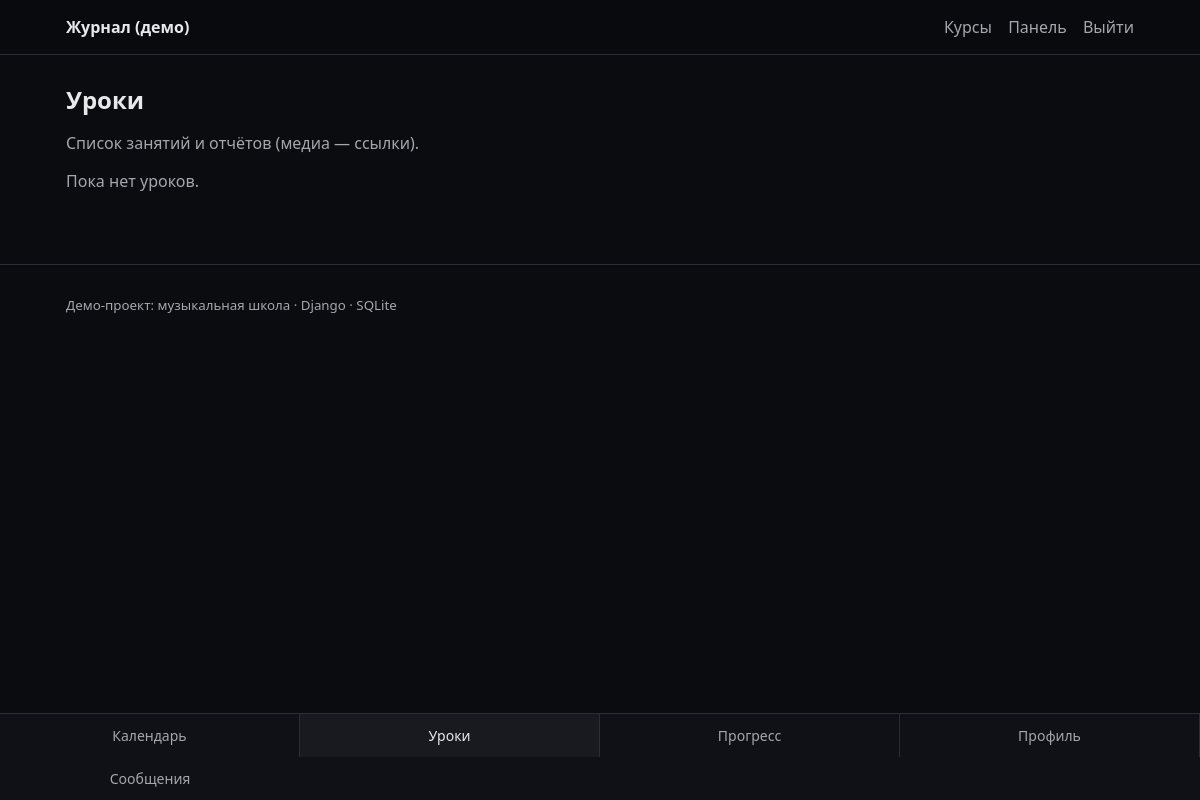
/lessons/ (signed in), run on an earlier commit of the app's database.
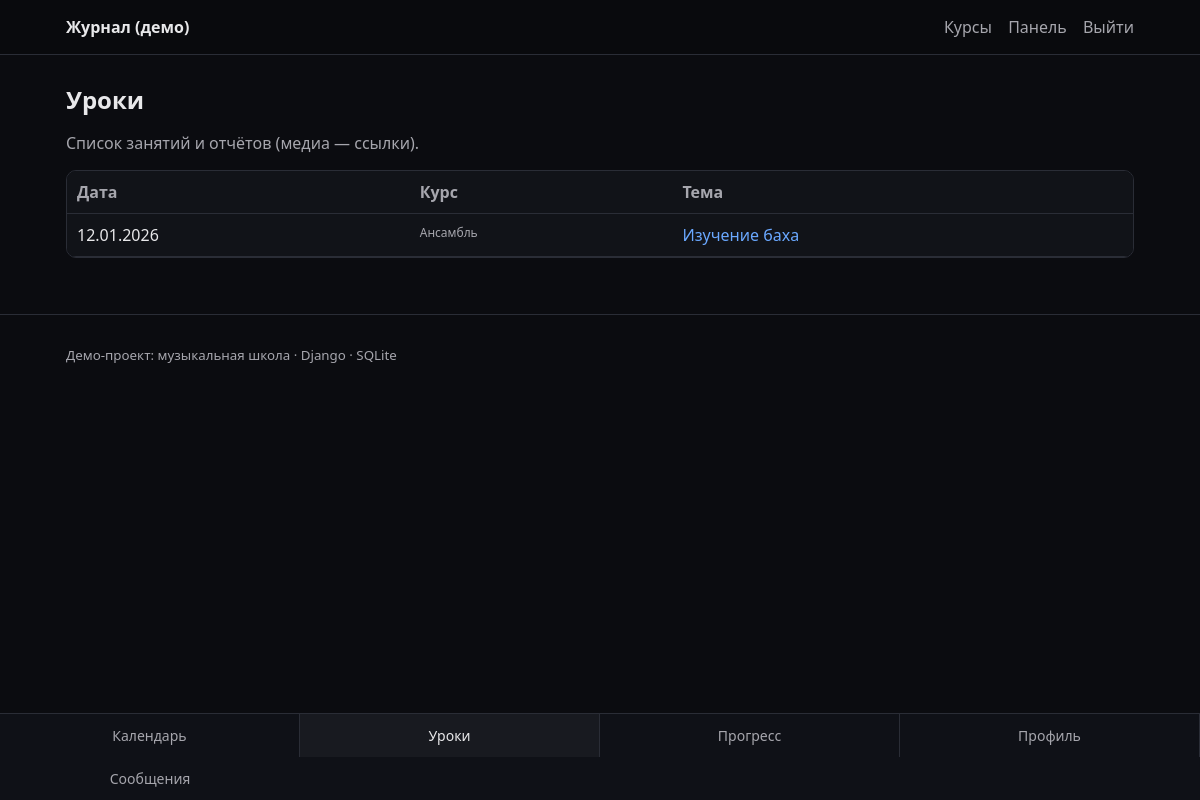
And on a later commit of the database.
### apps/lessons/models.py (models this page shows, shortened)
class Lesson(models.Model):
    course = models.ForeignKey(Course, on_delete=models.CASCADE, related_name="lessons")
    date = models.DateField()
    topic = models.CharField(max_length=200)
    created_by = models.ForeignKey(settings.AUTH_USER_MODEL, on_delete=models.CASCADE, related_name="created_lessons")
    class Meta:
        ordering = ("-date", "-id")

### apps/school/models.py (models this page shows, shortened)
class Course(models.Model):
    class CourseType(models.TextChoices):
        INSTRUMENT = "INSTRUMENT", "Инструмент"
        ENSEMBLE = "ENSEMBLE", "Ансамбль"
        THEORY = "THEORY", "Теория"
    name = models.CharField(max_length=200)
    course_type = models.CharField(max_length=32, choices=CourseType.choices)
    teacher = models.ForeignKey(
        settings.AUTH_USER_MODEL,
        on_delete=models.SET_NULL,
        null=True,
        blank=True,
        related_name="teaching_courses",
    )

### apps/lessons/views.py (the view)
# urls.py: path("lessons/", lesson_list, name="lesson_list"),
@login_required
def lesson_list(request):
    role = request.user.profile.role
    course_id = request.GET.get("course")
    if role == Profile.Role.ADMIN:
        qs = Lesson.objects.all().select_related("course", "created_by")
    elif role == Profile.Role.TEACHER:
        qs = Lesson.objects.filter(course__teacher=request.user).select_related("course", "created_by")
    else:
        student_ids = _student_ids_for_user(request)
        course_ids = Enrollment.objects.filter(student_id__in=student_ids).values_list("course_id", flat=True)
        qs = Lesson.objects.filter(course_id__in=course_ids).select_related("course", "created_by")
    if course_id:
        qs = qs.filter(course_id=course_id)
    return render(request, "lessons/lesson_list.html", {"lessons": qs.order_by("-date"), "course_id": course_id})

### apps/lessons/views.py (called while the page is built)
def _student_ids_for_user(request):
    role = request.user.profile.role
    if role == Profile.Role.STUDENT:
        return [request.user.id]
    if role == Profile.Role.PARENT:
        return list(ParentChild.objects.filter(parent=request.user).values_list("child_id", flat=True))
    return []

### templates/lessons/lesson_list.html (shortened to what this page needs)
{% extends "base.html" %}
{% block content %}
  <h1>Уроки</h1>
  <p class="muted">Список занятий и отчётов (медиа — ссылки).</p>
  {% if not lessons %}
    <p class="muted">Пока нет уроков.</p>
  {% else %}
    <div class="table-wrap">
      <table class="table">
        <thead>
          <tr>
            <th>Дата</th>
            <th>Курс</th>
            <th>Тема</th>
          </tr>
        </thead>
        <tbody>
          {% for l in lessons %}
            <tr>
              <td>{{ l.date|date:"d.m.Y" }}</td>
              <td class="muted small">{{ l.course.name }}</td>
              <td><a href="/lessons/{{ l.id }}/">{{ l.topic }}</a></td>
            </tr>
          {% endfor %}
        </tbody>
      </table>
    </div>
  {% endif %}
{% endblock %}

What changed in the data, as far as the page shows it:
added Lesson: date "12.01.2026", course.name "Ансамбль", topic "Изучение баха"
Also different on the page:
text no longer shown: "Пока нет уроков."
text now shown: "Дата Курс Тема"
